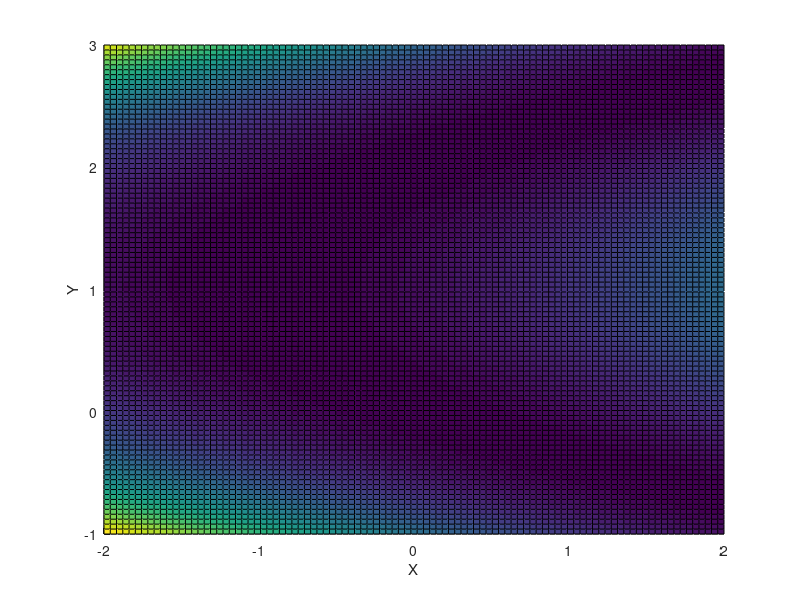
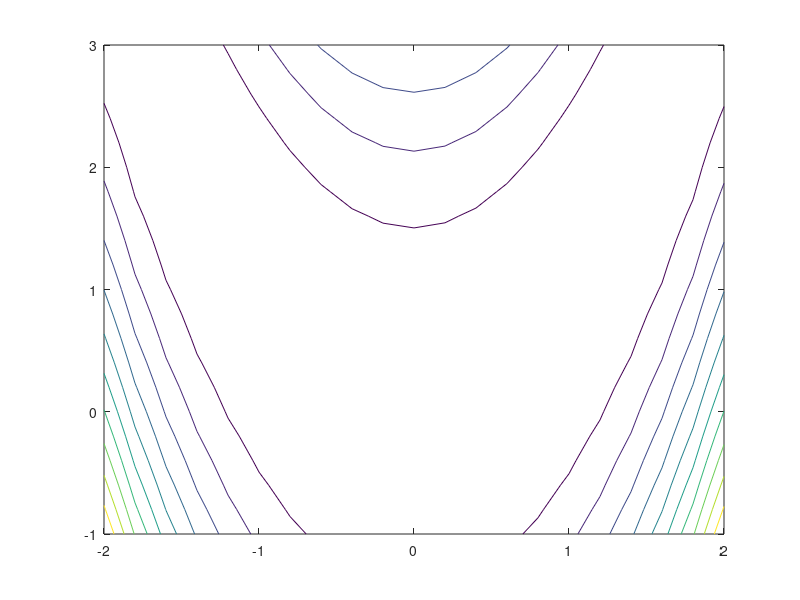

The MATLAB source for these figures, in order: (Note: this script raises an error after producing the figures.)

clear all; close all;
%% 1 

h_x_y = @(x,y)(100.*(y-x.^2).^2 + (1-x).^2); 
x = linspace(-2,2,100);
y = linspace(-1,3,100); 
Z = zeros(100,100);
for i = 1:100
    for j = 1:100
        Z(i,j) = h_x_y(x(i),y(j));
    end
end
figure; hold on; 
surf(x,y,Z)
xlabel('X')
ylabel('Y')
hold off; 
%%
figure; 
[X,Y] = meshgrid(-2:.2:2, -1:.2:3);
Z = h_x_y(X,Y);
contour(X,Y,Z);
hold on;
%%

xn_1 = [-2;-1];
delta = 0.1;
while(delta>0.0000001)
    xn_1 = [xn_1 gradient_descent(xn_1(:,end),0.0001)];
    delta = sum(abs(xn_1(:,end)-xn_1(:,end-1)))/2;
    
end
xn_1(:,end)
%%


plot(xn_1(1,:),xn_1(2,:),'k-o');
hold off

title('a contour plot and a gradient descend path');
xlabel('x')
ylabel('y');
